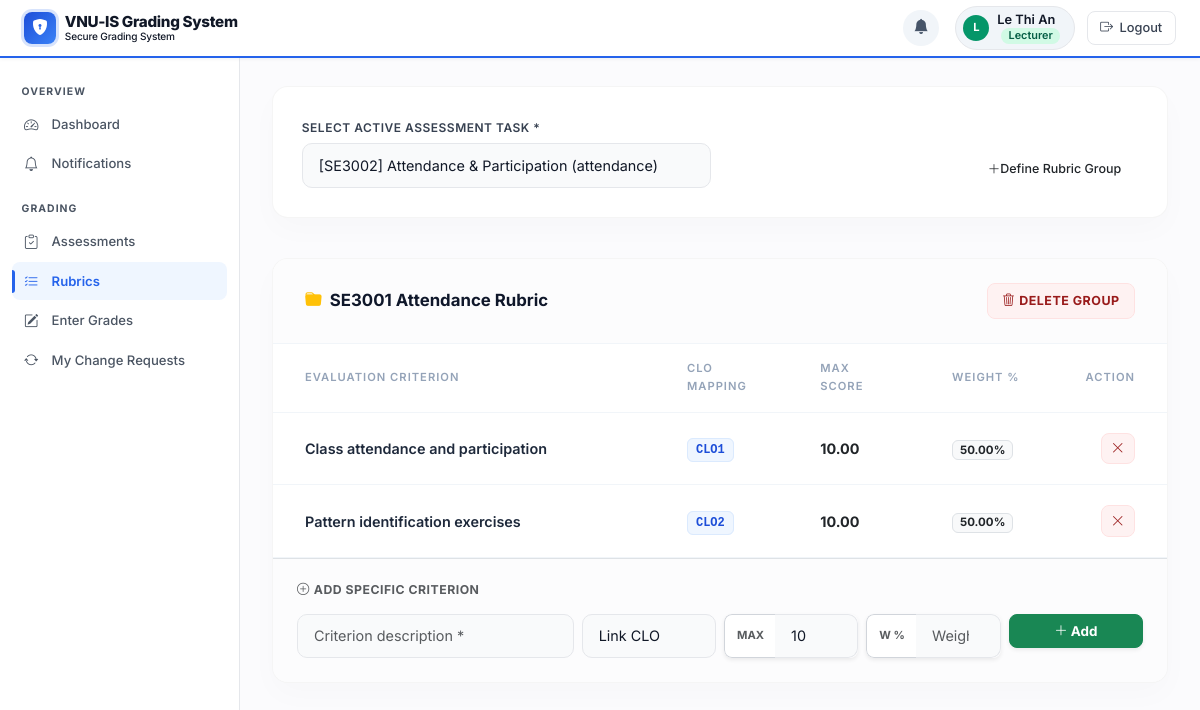
The app's page /index.php?page=rubrics (signed in), older data.
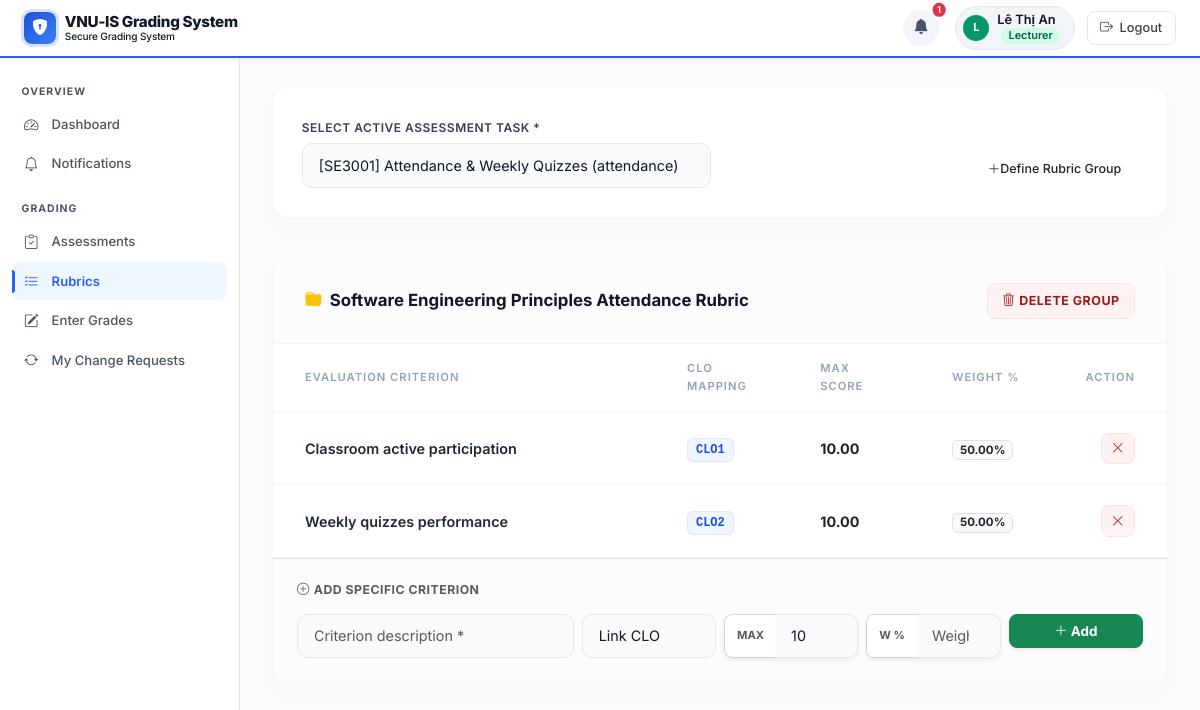
The same page, newer data.
### tables this page shows
CREATE TABLE `rubrics` (
  `id` int(11) NOT NULL,
  `assessment_id` int(11) NOT NULL,
  `name` varchar(255) NOT NULL,
  `created_at` timestamp NOT NULL DEFAULT current_timestamp()
);

CREATE TABLE `rubric_criteria` (
  `id` int(11) NOT NULL,
  `rubric_id` int(11) NOT NULL,
  `clo_id` int(11) DEFAULT NULL,
  `description` text NOT NULL,
  `max_score` decimal(5,2) NOT NULL DEFAULT 10.00,
  `weight_percent` decimal(5,2) NOT NULL DEFAULT 0.00,
  `created_at` timestamp NOT NULL DEFAULT current_timestamp()
);

CREATE TABLE `clos` (
  `id` int(11) NOT NULL,
  `subject_id` int(11) NOT NULL,
  `code` varchar(20) NOT NULL,
  `description` text NOT NULL,
  `created_at` timestamp NOT NULL DEFAULT current_timestamp()
);

### includes/core.php (called while the page is built, shortened)
<?php
require_once __DIR__ . '/../classes/database.php';
function db(): PDO {
    return Database::getInstance()->pdo;
}
function qAll(string $sql, array $p = []): array {
    $s = db()->prepare($sql); $s->execute($p); return $s->fetchAll();
}
function role(): ?string     { return $_SESSION['role'] ?? null; }
function uid(): int          { return (int)($_SESSION['user_id'] ?? 0); }
function fullName(): string  { return $_SESSION['full_name'] ?? ''; }

### classes/database.php (called while the page is built, shortened)
<?php
class Database {
    private static $instance = null;
    private $pdo;
    private function __construct() {
        try {
            $dsn = "mysql:host=" . DB_HOST . ";dbname=" . DB_NAME . ";charset=" . DB_CHARSET;
            $this->pdo = new PDO($dsn, DB_USER, DB_PASS, [
                PDO::ATTR_ERRMODE            => PDO::ERRMODE_EXCEPTION,
                PDO::ATTR_DEFAULT_FETCH_MODE => PDO::FETCH_ASSOC,
                PDO::ATTR_EMULATE_PREPARES   => false,
            ]);
        } catch (PDOException $e) {
            die("Database connection failed: " . $e->getMessage());
        }
    }
    public static function getInstance() {
        if (self::$instance === null) {
            self::$instance = new Database();
        }
        return self::$instance;
    }
    public function __get($name) {
        if ($name === 'pdo') return $this->pdo;
        return null;
    }
}

### models/RubricModel.php (called while the page is built, shortened)
<?php
class RubricModel {
    public static function getRubricsForAssessment(int $assessmentId): array {
        return qAll("SELECT * FROM rubrics WHERE assessment_id=? ORDER BY id", [$assessmentId]);
    }
    public static function getCriteriaForRubric(int $rubricId): array {
        return qAll("SELECT rc.*, c.code as clo_code
                     FROM rubric_criteria rc
                     LEFT JOIN clos c ON rc.clo_id=c.id
                     WHERE rc.rubric_id=?
                     ORDER BY rc.id", [$rubricId]);
    }
}

### models/NotificationModel.php (called while the page is built, shortened)
<?php
class NotificationModel {
    public static function getInboxForUser(int $userId): array {
        $rows = qAll(
            "SELECT n.*, u.full_name AS sender_name
             FROM notifications n
             LEFT JOIN users u ON n.created_by = u.id
             WHERE n.user_id = ? OR n.user_id IS NULL
             ORDER BY n.created_at DESC LIMIT 100",
            [$userId]
        );
        $filtered = [];
        foreach ($rows as $row) {
            $dismissed = [];
            if ($row['user_id'] === null) {
                $readBy = [];
                if (!empty($row['read_by'])) {
                    $readBy = json_decode($row['read_by'], true);
                }
                $row['is_read'] = in_array($userId, $readBy, true) ? 1 : 0;
            }
            $filtered[] = $row;
        }
        return $filtered;
    }
    public static function getUnreadCount(int $userId): int {
        $inbox = self::getInboxForUser($userId);
        $cnt = 0;
        foreach ($inbox as $n) {
            if ((int)$n['is_read'] === 0) {
                $cnt++;
            }
        }
        return $cnt;
    }
}

### view/rubrics.php (the view, shortened to what the changed rows need)
<?php
function pageRUBRICS(
    array $assessments = [],
    int $filterAid = 0,
    ?array $selAssess = null,
    array $rubrics = [],
    array $clos = []
): void {
    layoutStart();
    echo "<div class='academic-filter-card'>";
    echo "<div class='row align-items-end'>";
    echo "<div class='col-md-9'>";
    echo "<form method='GET' class='row g-3 align-items-end'><input type='hidden' name='page' value='rubrics'>";
    echo "<div class='col-md-8'><label class='academic-field-label'>Select Active Assessment Task *</label><select name='assessment_id' class='form-select academic-field-select' onchange='this.form.submit()'>";
    foreach ($assessments as $a) { $sel=$filterAid==$a['id']?'selected':''; echo "<option value='{$a['id']}' $sel>[".h($a['sc'])."] ".h($a['name'])." ({$a['type']})</option>"; }
    echo "</select></div>";
    echo "</form></div>";
    if ($selAssess) {
        echo "<div class='col-md-3 text-end'>";
        echo "<button class='btn btn-luxury-solid btn-sm py-2 px-3' data-bs-toggle='collapse' data-bs-target='#addRubricCollapse'><i class='bi bi-plus-lg me-1.5'></i>Define Rubric Group</button>";
        echo "</div>";
    }
    echo "</div></div>";
    foreach ($rubrics as $rubric) {
        $criteria = RubricModel::getCriteriaForRubric((int)$rubric['id']);
        echo "<div class='rubric-master-card'>";
        echo "<div class='rubric-header-bar'>";
        echo "<div class='rubric-title-text'><i class='bi bi-folder-fill text-warning me-2'></i>" . h($rubric['name']) . "</div>";
        echo "<form method='POST' onsubmit='return confirm(\"Delete this entire rubric group and all its criteria?\")'><input type='hidden' name='csrf_token' value='" . Auth::getCsrfToken() . "'><input type='hidden' name='_action' value='rubric_delete'><input type='hidden' name='id' value='{$rubric['id']}'><input type='hidden' name='assessment_id' value='$filterAid'><button class='action-link-premium delete'><i class='bi bi-trash3 me-1'></i> Delete Group</button></form>";
        echo "</div>";
        echo "<div class='card-body p-0'>";
        if ($criteria) {
            echo "<table class='criteria-table'><thead><tr><th style='width:45%'>Evaluation Criterion</th><th style='width:15%'>CLO Mapping</th><th style='width:15%'>Max Score</th><th style='width:15%'>Weight %</th><th style='text-align:right'>Action</th></tr></thead><tbody>";
            foreach ($criteria as $rc) {
                $cloB = $rc['clo_code'] ? "<span class='clo-tag'>{$rc['clo_code']}</span>" : "<span class='text-muted opacity-50'>—</span>";
                echo "<tr>";
                echo "<td><div class='fw-semibold' style='color:#1e293b'>".h($rc['description'])."</div></td>";
                echo "<td>$cloB</td>";
                echo "<td><span class='fw-bold text-dark'>{$rc['max_score']}</span></td>";
                echo "<td><span class='badge bg-light text-dark border fw-bold'>{$rc['weight_percent']}%</span></td>";
                echo "<td style='text-align:right'>";
                echo "<form method='POST' onsubmit='return confirm(\"Remove this criterion?\")'><input type='hidden' name='csrf_token' value='" . Auth::getCsrfToken() . "'><input type='hidden' name='_action' value='criterion_delete'><input type='hidden' name='id' value='{$rc['id']}'><input type='hidden' name='assessment_id' value='$filterAid'><button type='submit' class='action-link-premium delete' style='padding:0.3rem 0.6rem'><i class='bi bi-x-lg'></i></button></form>";
                echo "</td></tr>";
            }
            echo "</tbody></table>";
        } else {
            echo "<div class='text-center py-4 text-muted small'>No criteria defined for this group yet.</div>";
        }
        echo "<div class='p-4 border-top' style='background: #fcfcfd'>";
        echo "<h6 class='small fw-bold text-uppercase text-muted mb-3' style='letter-spacing:0.5px'><i class='bi bi-plus-circle me-1'></i>Add Specific Criterion</h6>";
        echo "<form method='POST' class='row g-2'><input type='hidden' name='csrf_token' value='" . Auth::getCsrfToken() . "'><input type='hidden' name='_action' value='criterion_add'><input type='hidden' name='rubric_id' value='{$rubric['id']}'><input type='hidden' name='assessment_id' value='$filterAid'>";
        echo "<div class='col-md-4'><input type='text' name='description' class='form-control academic-field-input' placeholder='Criterion description *' required></div>";
        echo "<div class='col-md-2'><select name='clo_id' class='form-select academic-field-select'><option value=''>Link CLO</option>";
        echo "</select></div>";
        echo "<div class='col-md-2'><div class='input-group shadow-sm rounded-3 overflow-hidden'><span class='input-group-text bg-white border-end-0 small fw-bold text-muted' style='font-size:0.7rem'>MAX</span><input type='number' name='max_score' class='form-control academic-field-input border-start-0' placeholder='Score' min='0.01' step='0.01' value='10' required></div></div>";
        echo "<div class='col-md-2'><div class='input-group shadow-sm rounded-3 overflow-hidden'><span class='input-group-text bg-white border-end-0 small fw-bold text-muted' style='font-size:0.7rem'>W %</span><input type='number' name='weight_percent' class='form-control academic-field-input border-start-0' placeholder='Weight' min='0.01' max='100' step='0.01' required></div></div>";
        echo "<div class='col-md-2'><button type='submit' class='btn btn-success w-100 fw-bold rounded-3 shadow-sm'><i class='bi bi-plus-lg'></i> Add</button></div>";
        echo "</form></div>";
        echo "</div></div>";
    }
    layoutEnd();
}

### includes/layout.php (shortened to what the changed rows need)
<?php
function h(string $s): string { return htmlspecialchars($s, ENT_QUOTES, 'UTF-8'); }
function navLink(string $p, string $icon, string $label): void {
    global $page;
    $active = ($page === $p) ? ' active' : '';
    echo "<a href='index.php?page=$p' class='sidebar-link$active'><i class='bi bi-$icon'></i>$label</a>";
}
function renderHead(): void {
?>
<!DOCTYPE html>
<html lang="en">
<head>
<link href="https://cdn.jsdelivr.net/npm/bootstrap@5.3.2/dist/css/bootstrap.min.css" rel="stylesheet">
<link href="https://cdn.jsdelivr.net/npm/bootstrap-icons@1.11.3/font/bootstrap-icons.min.css" rel="stylesheet">
</head>
<body>
<?php
}
function renderNavbar(): void {
    $r = role(); $fn = fullName();
    $avatarColors  = ['admin'=>'#2563eb','lecturer'=>'#059669','student'=>'#d97706'];
    $roleBgColors  = ['admin'=>'#dbeafe', 'lecturer'=>'#d1fae5', 'student'=>'#fef3c7'];
    $roleTextColors= ['admin'=>'#1d4ed8', 'lecturer'=>'#065f46', 'student'=>'#92400e'];
    $avatarBg  = $avatarColors[$r]  ?? '#6b7280';
    $roleBg    = $roleBgColors[$r]  ?? '#f3f4f6';
    $roleText  = $roleTextColors[$r]?? '#374151';
    $initials  = strtoupper(mb_substr($fn, 0, 1, 'UTF-8'));
?>
<nav class="app-navbar">
  <a class="brand" href="index.php?page=dashboard">
    <div class="brand-icon">
      <i class="bi bi-shield-lock-fill" style="font-size:1rem;color:#fff"></i>
    </div>
    <div class="brand-text">
      <span class="brand-name"><?php echo APP_NAME; ?></span>
      <span class="brand-sub">Secure Grading System</span>
    </div>
  </a>
  <div class="nav-right ms-auto">
    <?php if ($r): ?>
      <?php
        $unreadCount = NotificationModel::getUnreadCount(uid());
        $badgeHtml = $unreadCount > 0 ? "<span class='position-absolute top-0 start-100 translate-middle badge rounded-pill bg-danger' style='font-size:0.6rem; padding: 0.25em 0.45em;'>$unreadCount</span>" : "";
      ?>
      <a href="index.php?page=notifications" class="btn position-relative p-2 rounded-circle me-1 border-0" style="width:36px; height:36px; display:flex; align-items:center; justify-content:center; background:#f1f5f9; color:#475569;" title="Notifications">
        <i class="bi bi-bell-fill" style="font-size: 0.95rem;"></i>
        <?php echo $badgeHtml; ?>
      </a>
      <div class="user-pill">
        <div class="avatar" style="background:<?php echo $avatarBg; ?>"><?php echo $initials; ?></div>
        <div class="user-info">
          <span class="user-name"><?php echo h($fn); ?></span>
          <span class="role-tag" style="background:<?php echo $roleBg; ?>;color:<?php echo $roleText; ?>"><?php echo ucfirst($r); ?></span>
        </div>
      </div>
      <form method="POST" class="d-inline">
        <button class="btn-logout" type="submit">
          <i class="bi bi-box-arrow-right"></i>Logout
        </button>
      </form>
    <?php endif; ?>
  </div>
</nav>
<?php
}
function renderSidebar(): void {
    $r = role();
?>
<aside class="app-sidebar">
<?php if ($r === 'admin'): ?>
  <div class="sidebar-section">Overview</div>
  <?php navLink('dashboard','speedometer2','Dashboard'); ?>
  <?php navLink('notifications','bell','Notifications'); ?>
  <div class="sidebar-section">Academic</div>
  <?php navLink('programs','mortarboard','Programs'); ?>
  <?php navLink('subjects','book','Subjects'); ?>
  <?php navLink('plos','bullseye','PLOs'); ?>
  <?php navLink('clos','diagram-3','CLOs'); ?>
  <?php navLink('clo_matrix','grid-3x3','CLO-PLO Matrix'); ?>
  <div class="sidebar-section">Users</div>
  <?php navLink('users','people','Manage Users'); ?>
  <?php navLink('enrollments','person-check','Enrollments'); ?>
  <div class="sidebar-section">Security</div>
  <?php navLink('ledger','link-45deg','Ledger'); ?>
  <?php navLink('verify_ledger','shield-check','Verify Ledger'); ?>
  <?php navLink('audit_logs','journal-text','Audit Logs'); ?>
  <?php navLink('grade_requests','arrow-repeat','Grade Change Requests'); ?>
<?php elseif ($r === 'lecturer'): ?>
  <div class="sidebar-section">Overview</div>
  <?php navLink('dashboard','speedometer2','Dashboard'); ?>
  <div class="sidebar-section">Grading</div>
<?php endif; ?>
</aside>
<?php
}
function layoutStart(): void {
    renderHead(); renderNavbar();
    echo "<div class='app-layout'>";
    renderSidebar();
    echo "<main class='app-main'>";
}
function layoutEnd(): void {
    echo "</main></div>";
    echo "</body></html>";
}

Row changes from the older to the newer data that the page shows:
no longer on this page (row edited): rubrics: name "SE3001 Attendance Rubric"
no longer on this page (row edited): rubric_criteria: description "Class attendance and participation", clo.code "CLO1", max_score "10.00", weight_percent "50.00", shown under "SE3001 Attendance Rubric"
no longer on this page (row edited): rubric_criteria: description "Pattern identification exercises", clo.code "CLO2", max_score "10.00", weight_percent "50.00", shown under "SE3001 Attendance Rubric"
now on this page (row edited): rubrics: name "Software Engineering Principles Attendance Rubric"
now on this page (row edited): rubric_criteria: description "Classroom active participation", clo.code "CLO1", max_score "10.00", weight_percent "50.00", shown under "Software Engineering Principles Attendance Rubric"
now on this page (row edited): rubric_criteria: description "Weekly quizzes performance", clo.code "CLO2", max_score "10.00", weight_percent "50.00", shown under "Software Engineering Principles Attendance Rubric"
Text that changed along with them:
$unreadCount: (not shown) → "1"
$fn: "Le Thi An" → "Lê Thị An"
form field assessment_id: "[SE3002] Attendance & Participation (attendance)" → "[SE3001] Attendance & Weekly Quizzes (attendance)"
